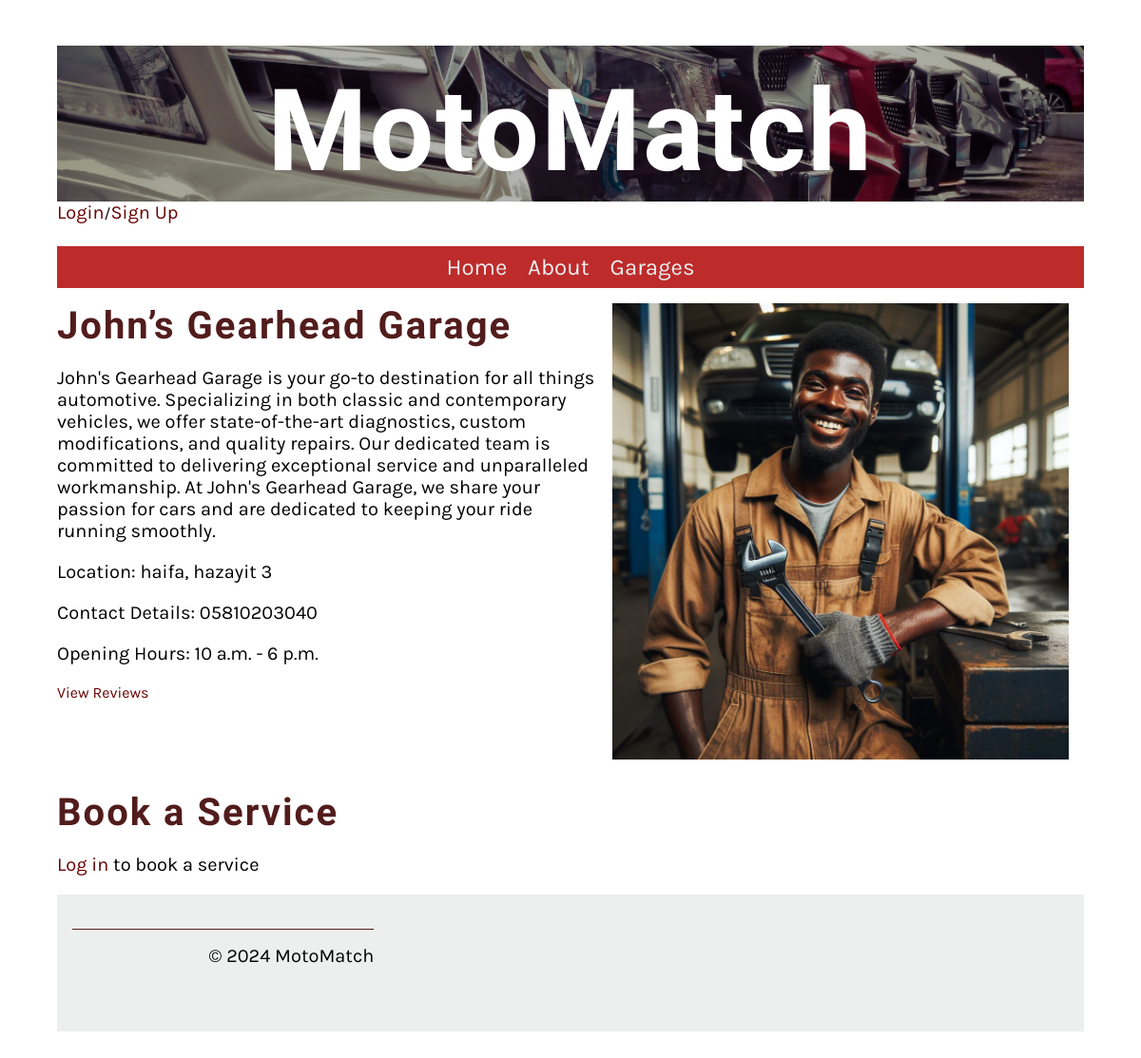
Screenshot of /Website/services/2/ with the database file from the repository.
### Website/models.py (models this page shows, shortened)
class Service(models.Model):
    user = models.ForeignKey(User, on_delete=models.CASCADE)
    opening_time = models.TimeField(default='10:00:00')
    closing_time = models.TimeField(default='18:00:00')
    name = models.CharField(max_length=255)
    description = models.TextField()
    location = models.CharField(max_length=255)
    contact_details = models.CharField(max_length=255)
    available_spaces = models.PositiveIntegerField()
    image = models.ImageField(upload_to='service_images', default='service_images/default.jpg')

### Website/views.py (the view)
# urls.py: path('services/<int:service_id>/', service_detail_view, name='service_detail'),
def service_detail_view(request, service_id):
    service = get_object_or_404(Service, id=service_id)
    form = BookingForm(user=request.user) if request.user.is_authenticated else None
    return render(request, 'service_detail.html', {'service': service, 'form': form})

### Website/templatetags/custom_filters.py (called while the page is built)
@register.filter
def has_group(user, group_name):
    return user.groups.filter(name=group_name).exists()

### Website/templates/service_detail.html (shortened to what this page needs)
{% extends 'base.html' %}
{% load custom_filters %}
{% block content %}
<div class="service-container">
    <div class="service-text">
        <h2>{{ service.name }}</h2>
        <p>{{ service.description }}</p>
        <p>Location: {{ service.location }}</p>
        <p>Contact Details: {{service.contact_details}}</p>
        <p>Opening Hours: {{service.opening_time}} - {{service.closing_time}}</p>
        <a href="{% url 'reviews' service.id %}">View Reviews</a>
    </div>
    <img src="{{ service.image.url }}" alt="{{ service.name }}" class="service-image">
</div>
<div class="booking-container">
    {% if request.user|has_group:"Clients" %}
    <h2>Book a Service</h2>
        <form method="post" action="{% url 'booking' service.id %}">
            {% csrf_token %}
            {{ form.as_p }}
            <button type="submit" class="small-button">Book Now</button>
        </form>
    {% elif not request.user|has_group:"Service Providers" %}
    <h2>Book a Service</h2>
        <p><a href="{% url 'login' %}">Log in</a> to book a service</p>
    {% endif %}
</div>
{% endblock %}

### Website/static/css/style.css (style rules this page uses)
.service-container { display: flex; justify-content: space-between; align-items: flex-start; }
.service-text { width: 85%; }
.service-image { padding: 1rem; width: 40vw; height: auto; float: right; }
.booking-container { clear: both; }
body { font-family: 'Karla', sans-serif; margin-top: 3rem; margin-bottom: 3rem; margin-left: 5%; margin-right: 5%; }
h1, h2, h3, h4, h5, h6 { font-family: 'Markazi Text', serif; letter-spacing: 2px;; }
h2 { font-size: 2.5rem; color: #521c1c; margin:1rem 0; }
p, ul { font-size: 1.25rem;; }
a { color: #690404; text-decoration: none; }

### rows the page displays
Service: name "John’s Gearhead Garage", description "John's Gearhead Garage is your go-to destination for all things automotive. Specializing in both classic and contemporary vehicles, we offer state-of-the-art diagnostics, custom modifications, and quality repairs. Our dedicated team is committed to delivering exceptional service and unparalleled workmanship. At John's Gearhead Garage, we share your passion for cars and are dedicated to keeping your ride running smoothly.", location "haifa, hazayit 3", contact_details "05810203040", opening_time "10 a.m.", closing_time "6 p.m.", image (picture)
